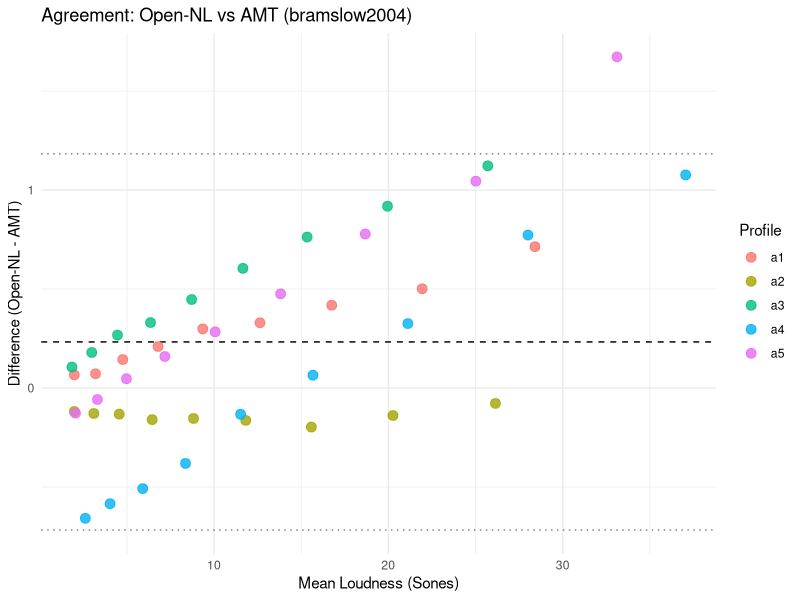
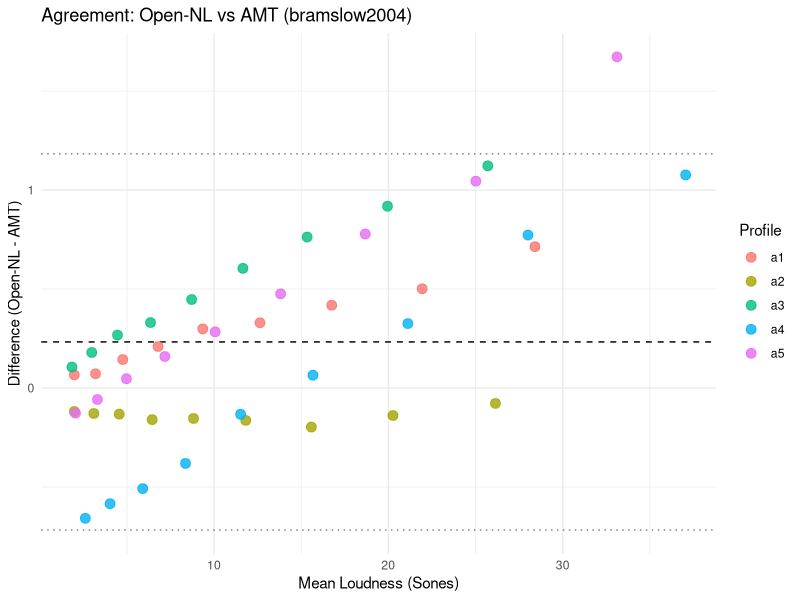
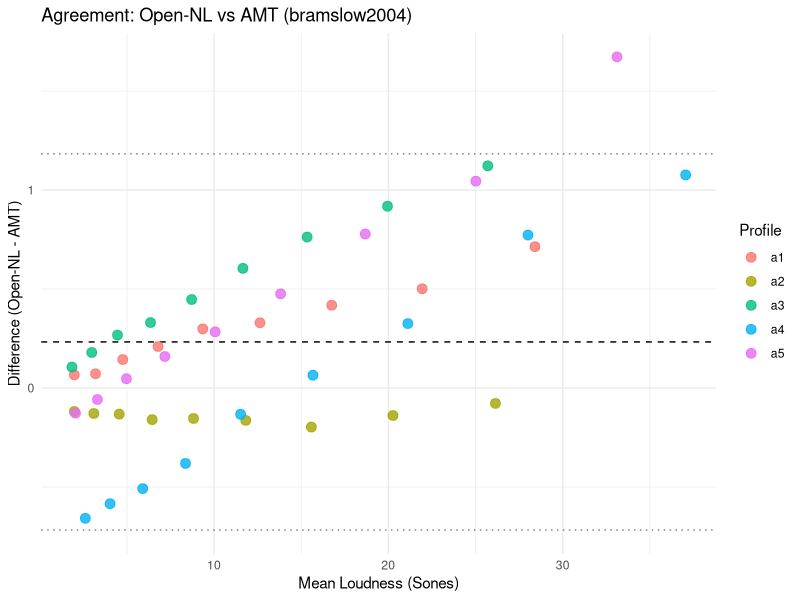

The R source for these figures, in order:
library(ggplot2)
library(dplyr)

amt <- read.csv("amt_intense_results.csv")
cpp <- read.csv("cpp_loudness_intense.csv")

amt$profile <- tolower(amt$profile)
cpp$profile <- tolower(cpp$profile)

df <- merge(amt, cpp, by=c("profile", "level"))
df$mean <- (df$amt_loudness + df$cpp_loudness) / 2
df$diff <- df$cpp_loudness - df$amt_loudness

p <- ggplot(df, aes(x = mean, y = diff, color = profile)) +
  geom_hline(yintercept = mean(df$diff, na.rm=TRUE), linetype = "dashed", color = "black") +
  geom_hline(yintercept = mean(df$diff, na.rm=TRUE) + 1.96 * sd(df$diff, na.rm=TRUE), linetype = "dotted", color = "gray50") +
  geom_hline(yintercept = mean(df$diff, na.rm=TRUE) - 1.96 * sd(df$diff, na.rm=TRUE), linetype = "dotted", color = "gray50") +
  geom_point(size = 3, alpha = 0.8) +
  theme_minimal() +
  labs(
    title = "Agreement: Open-NL vs AMT (bramslow2004)",
    x = "Mean Loudness (Sones)",
    y = "Difference (Open-NL - AMT)",
    color = "Profile"
  )

ggsave("figures/Figure2_BlandAltman.png", plot = p, width = 8, height = 5, dpi = 300)
ggsave("manuscript_figures/Figure2_BlandAltman.png", plot = p, width = 8, height = 5, dpi = 300)
ggsave("reviewer_archive/Capstone_Final_Materials/figures/Figure2_BlandAltman.png", plot = p, width = 8, height = 5, dpi = 300)
